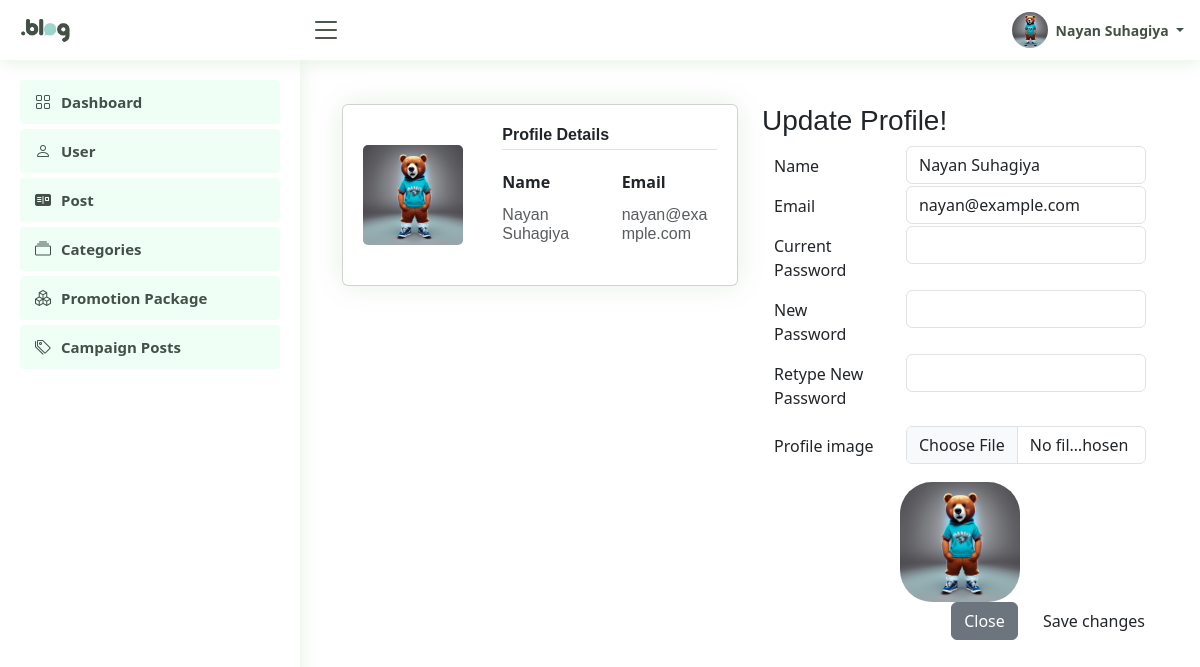
Screenshot of /admin/profile.php (signed in) with the database file from the repository.
### tables this page shows
CREATE TABLE `users` (
  `user_id` int(11) NOT NULL,
  `name` varchar(100) NOT NULL,
  `email` varchar(100) NOT NULL,
  `password` varchar(100) NOT NULL,
  `user_type` enum('client','admin') NOT NULL DEFAULT 'client',
  `image` varchar(100) DEFAULT NULL
);

### admin/profile.php (the view, shortened to what this page needs)
<!DOCTYPE html>
<html lang="en">
<head>
    <link rel="stylesheet" href="../vendor/css/profile.css">
</head>
<body>
    <?php
    require_once("../connection.php");
    include "./sidebar.php";
    ?>
    <main id="main" class="main">
        <div class="container my-4">
            <div class="row">
                <div class="col-md-6">
                    <div class="card user-card-full">
                        <div class="row m-l-0 m-r-0">
                            <div class="col-sm-4 bg-c-lite-green user-profile">
                                <div class="card-block text-center ">
                                    <div class="m-b-25">
                                        <img src="<?= "." . $row["image"] ?>" height="100" class="img-radius" alt="User-Profile-Image">
                                    </div>
                                </div>
                            </div>
                            <div class="col-sm-8">
                                <div class="card-block">
                                    <h6 class="m-b-20 p-b-5 b-b-default f-w-600">Profile Details</h6>
                                    <div class="row">
                                        <div class="col-sm-6">
                                            <p class="m-b-10 f-w-600">Name</p>
                                            <h6 class="text-muted f-w-400">
                                                <?= $row["name"] ?>
                                            </h6>
                                        </div>
                                        <div class="col-sm-6">
                                            <p class="m-b-10 f-w-600">Email</p>
                                            <h6 class="text-muted f-w-400">
                                                <?= $row["email"] ?>
                                            </h6>
                                        </div>
                                    </div>
                                </div>
                            </div>
                        </div>
                    </div>
                </div>
                <div class="col-md-6">
                    <h3>Update Profile!</h3>
                    <form method="post" id='update-form' enctype="multipart/form-data">
                        <div class="modal-body">
                            <div class='form-group row m-0 mt-2'>
                                <label class="col-4 my-2" for='full_name'>Name</label>
                                <div class="col-8">
                                    <input class=' form-control' value="<?= $row["name"] ?>" type='text' required name='username'>
                                </div>
                            </div>
                            <div class='form-group row m-0'>
                                <label class="col-4 my-2" for='email'>Email</label>
                                <div class="col-8">
                                    <input class=' form-control' value="<?= $row["email"] ?>" type='text' required name='email'>
                                </div>
                            </div>
                            <div class='form-group row m-0'>
                                <label class="col-4 my-2">Current Password</label>
                                <div class="col-8">
                                    <input class=' form-control' type='password' name='password' required>
                                </div>
                            </div>
                            <div class='form-group row m-0'>
                                <label class="col-4 my-2">New Password</label>
                                <div class="col-8">
                                    <input class=' form-control' type='password' name='new_password' required>
                                </div>
                            </div>
                            <div class='form-group row m-0'>
                                <label class="col-4 my-2">Retype New Password</label>
                                <div class="col-8">
                                    <input class=' form-control' type='password' name='renew_password' required>
                                </div>
                            </div>
                            <div class='form-group row m-0 mt-2'>
                                <label class="col-4 my-2" for='image'>Profile image</label>
                                <div class="col-8">
                                    <input type="file" id="image" class="form-control" value="<?= $row['image'] ?>" name="profile" onchange="document.getElementById('output').src = window.URL.createObjectURL(this.files[0])">
                                </div>
                            </div>
                            <div class="text-center mt-3 ">
                                <img class="rounded-5" id="output" height="120px" width="120px" src="<?= $row["image"] ?>">
                            </div>
                        </div>
                        <div style="float:right;">
                            <button type="button" class="btn btn-secondary" data-bs-dismiss="modal">Close</button>
                            <button type="submit" name="submit" class="btn btn-custom ms-2">Save
                                changes</button>
                        </div>
                    </form>
                </div>
            </div>
        </div>
    </main>
</body>
</html>

### admin/sidebar.php (shortened to what this page needs)
<!DOCTYPE html>
<html lang="en">
<head>
  <link href="../lib/css/style.css" rel="stylesheet">
  <link href="../lib/css/bootstrap.min.css" rel="stylesheet">
  <link href="../lib/css/bootstrap-icons/bootstrap-icons.css" rel="stylesheet">
</head>
<?php
include "../connection.php";
$user_id = $_SESSION["user_id"];
$query = "SELECT * FROM Users WHERE user_id='$user_id'";
$runquery = mysqli_query($conn, $query);
$row = mysqli_fetch_assoc($runquery);
$name = $row["name"];
$image = $row["image"];
?>
<body>
  <header id="header" class="header fixed-top d-flex align-items-center">
    <div class="d-flex align-items-center justify-content-between">
      <a href="index.html" class="logo d-flex align-items-center">
        <img src="../assets/site_logo.png" alt="">
      </a>
      <i class="bi bi-list toggle-sidebar-btn"></i>
    </div>
    <nav class="header-nav ms-auto">
      <ul class="d-flex align-items-center">
        <li class="nav-item dropdown pe-3">
          <a class="nav-link nav-profile d-flex align-items-center pe-0" href="#" data-bs-toggle="dropdown">
            <img src="<?= "." . $image ?>" alt="Profile" class="rounded-circle">
            <span class="d-none d-md-block dropdown-toggle ps-2">
              <?= $name ?>
            </span>
          </a>
        </li>
      </ul>
    </nav>
  </header>
  <aside id="sidebar" class="sidebar">
    <ul class="sidebar-nav" id="sidebar-nav">
      <li class="nav-item">
        <a class="nav-link " href="dashboard.php">
          <i class="bi bi-grid"></i>
          <span>Dashboard</span>
        </a>
      </li>
      <li class="nav-item">
        <a class="nav-link " href="userInfo.php">
          <i class="bi bi-person"></i>
          <span>User</span>
        </a>
      </li>
      <li class="nav-item">
        <a class="nav-link " href="blog_post.php">
          <i class="bi bi-postcard-fill"></i>
          <span>Post</span>
        </a>
      </li>
      <li class="nav-item">
        <a class="nav-link " href="category.php">
          <i class="bi bi-collection"></i>
          <span>Categories</span>
        </a>
      </li>
      <li class="nav-item">
        <a class="nav-link " href="promotion_package.php">
          <i class="bi bi-boxes"></i>
          <span>Promotion Package</span>
        </a>
      </li>
      <li class="nav-item">
        <a class="nav-link " href="campaign.php">
          <i class="bi bi-tags"></i>
          <span>Campaign Posts</span>
        </a>
      </li>
    </ul>
  </aside>
</body>
</html>

### rows the page displays
users: image (picture), name "Nayan Suhagiya", email "nayan@example.com", username "Nayan Suhagiya"
